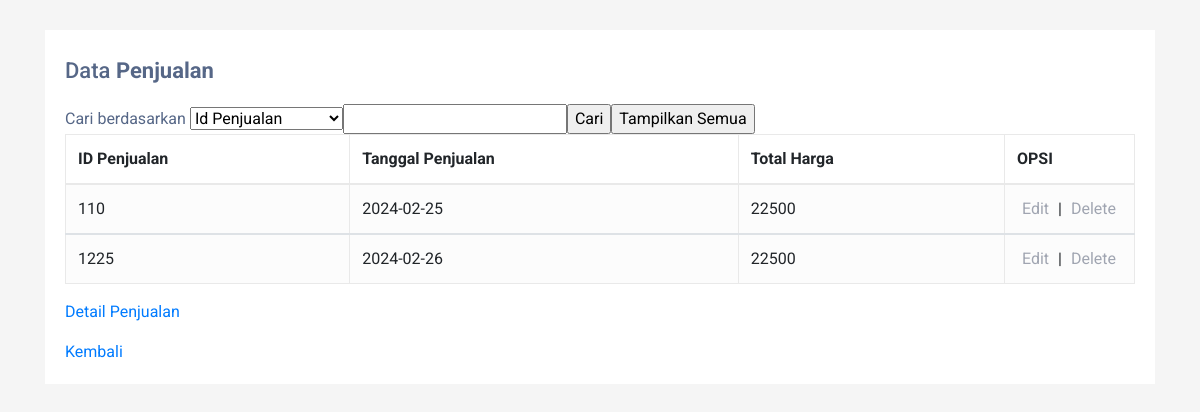
Page /penjualan.php (signed in) on the committed database.
### tables this page shows
CREATE TABLE `penjualan` (
  `PenjualanID` int(11) NOT NULL,
  `TanggalPenjualan` date NOT NULL,
  `TotalHarga` int(11) NOT NULL
);

### penjualan.php (the view, shortened to what this page needs)
<?php
if (!isset($_SESSION["username"])) {
  header("location:login.php");
} else {
  ?>
  <!DOCTYPE html>
<html lang="en">
<head>
<link rel="stylesheet" href="https://stackpath.bootstrapcdn.com/bootstrap/4.5.0/css/bootstrap.min.css">
<link rel="stylesheet" href="https://maxcdn.bootstrapcdn.com/font-awesome/4.7.0/css/font-awesome.min.css">
</head>
<body>
<div class="container-xl">
    <div class="table-responsive">
        <div class="table-wrapper">
            <div class="table-title">
                <div class="row">
                    <div class="col-sm-8"><h2>Data <b>Penjualan</b></h2></div>
                    <div class="col-sm-4">
                    </div>
                </div>
            </div>
            <table class="table table-striped table-hover table-bordered">
            <form action="" method="post">
              <select name="pilih">
                <option value="PenjualanID">Id Penjualan</option>
              </select>
              <input type="text" name="tekscari" size="24">
              <input type="submit" name="cari" value="Cari">
              <input type="submit" name="semua" value="Tampilkan Semua">
            </form>
            <thead>
<tr>
<th>ID Penjualan</th> <th>Tanggal Penjualan</th> <th>Total Harga</th> <th>OPSI</th>
 </tr>
 <?php
        include "koneksi.php";
        $tampil = "";
        if (isset($_POST['cari'])) {
          $pilih = $_POST['pilih'];
          $tekscari = $_POST['tekscari'];
          $tampil = mysqli_query($koneksi, "select * from penjualan where $pilih like '%$tekscari%'");
        } else {
          $tampil = mysqli_query($koneksi, "select * from penjualan");
        }
        foreach ($tampil as $row) {
            ?>
 <tbody>
 <tr>
 <td><?php echo $row['PenjualanID']; ?></td>
 <td><?php echo $row['TanggalPenjualan']; ?></td>
 <td><?php echo $row['TotalHarga']; ?></td>
                    <td>
                        <a href="update_penjualan.php?PenjualanID=<?php echo $row['PenjualanID']?>">Edit</a> |
                        <a href="delete_penjualan.php?PenjualanID=<?php echo $row['PenjualanID']?>">Delete</a>
                        </td>
                    </tr>
                </tbody>
                <?php
                }
                ?>
            </table>
            <p><a href="detail_penjualan.php" class="detail_penjualan" title="Detail Penjualan" data-toggle="tooltip">Detail Penjualan</a></p>
            <a href="dashboard.php" class="kembali" title="Kembali" data-toggle="tooltip">Kembali</a>
    </div>
</div>
</body>
</html>
<?php
}
?>

### penjualan.php (style rules this page uses)
body { color: #566787; background: #f5f5f5; font-family: 'Roboto', sans-serif; }
.table-responsive { margin: 30px 0; }
.table-wrapper { min-width: 1000px; background: #fff; padding: 20px; box-shadow: 0 1px 1px rgba(0,0,0,.05); }
.table-title { padding-bottom: 10px; margin: 0 0 10px; min-width: 100%; }
.table-title h2 { margin: 8px 0 0; font-size: 22px; }
table.table tr th, table.table tr td { border-color: #e9e9e9; }
table.table-striped tbody tr:nth-of-type(odd) { background-color: #fcfcfc; }
table.table td:last-child { width: 130px; }
table.table td a { color: #a0a5b1; display: inline-block; margin: 0 5px; }

### rows in the picture
penjualan: PenjualanID "110", TanggalPenjualan "2024-02-25", TotalHarga "22500"
penjualan: PenjualanID "1225", TanggalPenjualan "2024-02-26", TotalHarga "22500"
